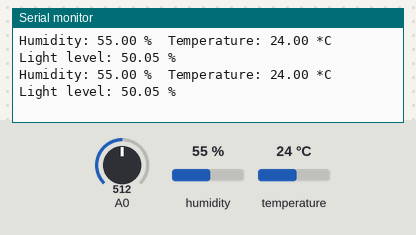
A sketch run on a simulated Arduino Uno, built with avr-gcc and run on an emulated ATmega328P. Parts: the last lines printed to the serial monitor. The test bench sets the inputs (shaded band); at power-on: humidity 55 %, A0 = 512, temperature 24 °C.

Above: at 2.8 s.
2.9 s: humidity set to 22 %
At 5.3 s:
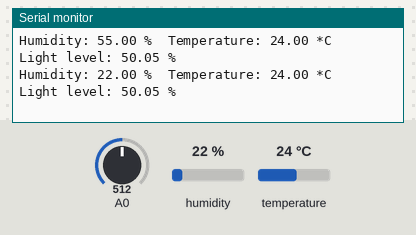
5.6 s: A0 set to 716
At 6.6 s:
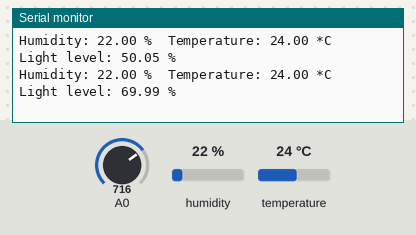
8.3 s: temperature set to 12 °C
At 10.8 s:
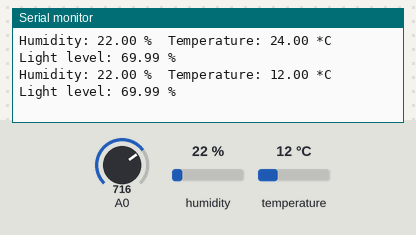
11.0 s: A0 set to 900
At 12.8 s:
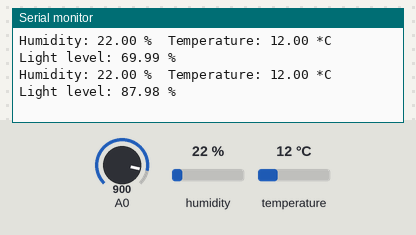
13.7 s: humidity set to 40 %
At 15.2 s:
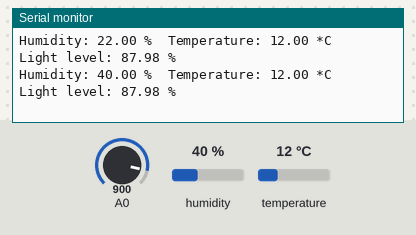
Timing chart, 0 to 16.7 s (numbered marks = the images above; inputs shaded):
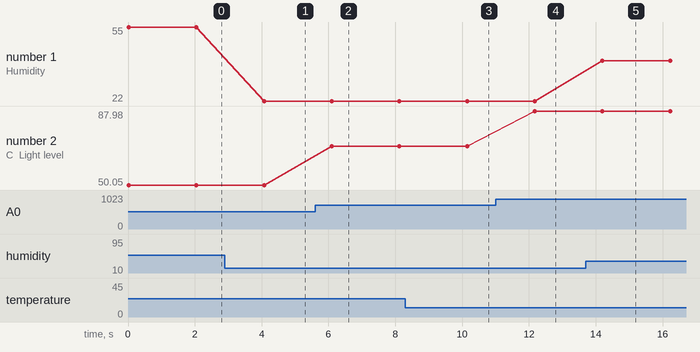

The sketch:

sensors_test.ino
```cpp
// Libraries
#include "DHT.h"

// Pin
#define DHTPIN 4

// Use DHT11 sensor
#define DHTTYPE DHT11

// Initialize DHT sensor
DHT dht(DHTPIN, DHTTYPE, 15);

void setup() {

  // Start Serial
  Serial.begin(115200);

  // Init DHT
  dht.begin();
}

void loop() {

  // Reading temperature and humidity
  float h = dht.readHumidity();
  // Read temperature as Celsius
  float t = dht.readTemperature();

  // Reading light level
  float l = analogRead(A0);
  l = l / 1023. * 100;

  // Display data
  Serial.print("Humidity: ");
  Serial.print(h);
  Serial.print(" %\t");
  Serial.print("Temperature: ");
  Serial.print(t);
  Serial.print(" *C\t");
  Serial.print("Light level: ");
  Serial.print(l);
  Serial.println(" %");

   // Wait a few seconds between measurements.
  delay(2000);

}
```

Measured:
- after the input at 2.9 s, the serial monitor: prints a new line after 1.2 s (image 1)
- after the input at 5.6 s, the serial monitor: prints a new line after 0.50 s (image 2)
- after the input at 8.3 s, the serial monitor: prints a new line after 1.8 s (image 3)
- after the input at 11.0 s, the serial monitor: prints a new line after 1.2 s (image 4)
- after the input at 13.7 s, the serial monitor: prints a new line after 0.50 s (image 5)
- plotted number 1: 55 → 22 after the input at 2.9 s, 22 → 40 after the input at 13.7 s
- plotted number 2: 50.05 → 69.99 after the input at 5.6 s, 69.99 → 87.98 after the input at 11.0 s
